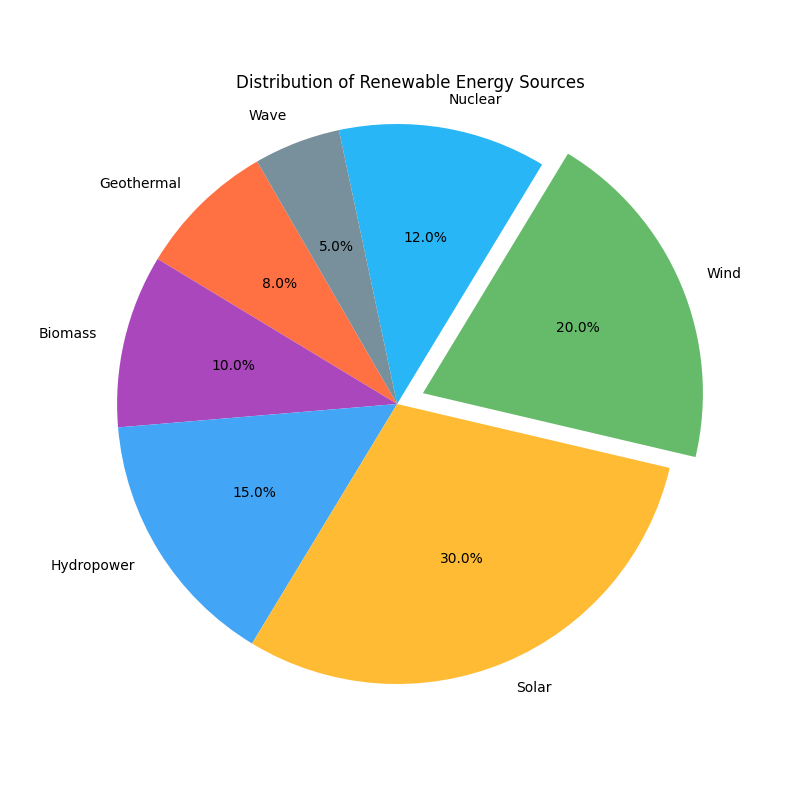

Generate this figure with Python:
import matplotlib.pyplot as plt

energy_sources = ['Geothermal', 'Biomass', 'Hydropower', 'Solar', 'Wind', 'Nuclear', 'Wave']
percentages = [8, 10, 15, 30, 20, 12, 5]
colors = ['#FF7043', '#AB47BC', '#42A5F5', '#FFBB33', '#66BB6A', '#29B6F6', '#78909C']

fig, ax = plt.subplots(figsize=(8, 8))

ax.pie(
    percentages,
    labels=energy_sources,
    autopct='%1.1f%%',
    startangle=120,
    colors=colors,
    explode=[0.1 if energy == 'Wind' else 0 for energy in energy_sources],
)

ax.axis('equal')

plt.title("Distribution of Renewable Energy Sources")
plt.show()
